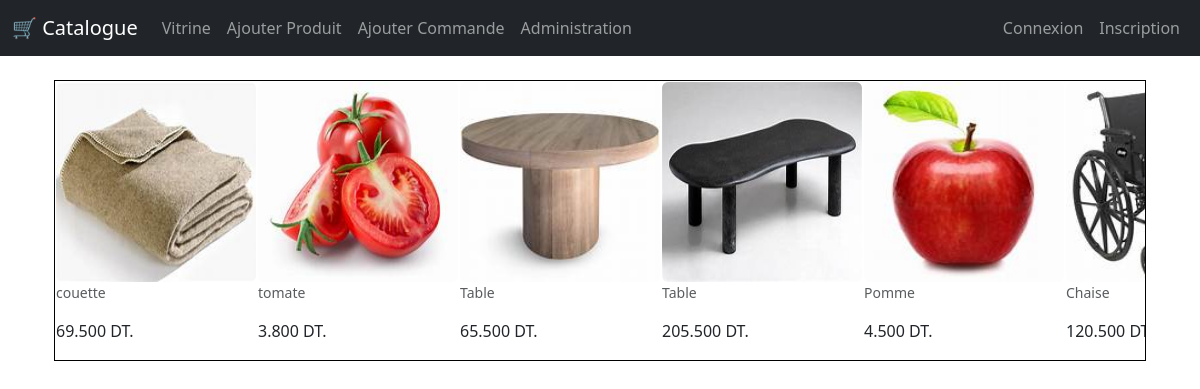
Screenshot of /magasin/vitrine/ with the database file from the repository.
### magasin/models.py (models this page shows, shortened)
class Produit(models.Model):
    TYPE_CHOICES = [
        ('em', 'Emballé'),
        ('fr', 'Frais'),
        ('cs', 'Conserve'),
    ]
    libelle = models.CharField(max_length=100)
    description = models.TextField()
    prix = models.DecimalField(max_digits=10, decimal_places=3)
    typeProduit = models.CharField(max_length=2, choices=TYPE_CHOICES, default='em')
    image=models.ImageField (blank=True )
    Categorie=models.ForeignKey('Categorie',on_delete=models.CASCADE, null=True , blank=True)
    Fournisseur=models.ForeignKey('Fournisseur',on_delete=models.CASCADE, null=True  )

### magasin/views.py (the view)
# urls.py: path('vitrine/', views.vitrine, name='vitrine'),
def vitrine(request):
    produits = Produit.objects.all()
    return render(request, 'magasin/vitrine.html', {'list': produits})

### magasin/templates/magasin/vitrine.html (shortened to what this page needs)
{% extends 'magasin/base.html' %}
 {% load static %}
 {% block content %}
 <form method='POST' class="post-form">
 <div class="container">
 <div style="overflow:scroll; border:#000000 1px solid;">
<table>
       <tr>
 {% for article in list %}
 <td>
      <img src='/media/{{ article.image }}'
 class="rounded float-start"
height="200px"
 width="200px"
      alt="">
     <figcaption class="figure-caption">
{{article.libelle}}
     </figcaption>
     <p> {{article.prix}} DT. </p>
 </td>
 {% endfor %}
         </tr>
     </table>
 </div>
 </form>
</div>
 {% endblock %}

### magasin/templates/magasin/base.html (shortened to what this page needs)
{% load static %}
<!DOCTYPE html>
<html lang="fr">
<head>
    <link rel="stylesheet" type="text/css" media="screen" href="{% static 'css/base.css' %}">
    <link rel="stylesheet" href="https://cdn.jsdelivr.net/npm/bootstrap@5.3.0/dist/css/bootstrap.min.css">
    <link rel="stylesheet" href="https://cdn.jsdelivr.net/npm/bootstrap-icons@1.10.5/font/bootstrap-icons.css">
</head>
<body>
    <nav class="navbar navbar-expand-lg navbar-dark bg-dark">
        <div class="container-fluid">
            <a class="navbar-brand d-flex align-items-center" href="{% url 'acceuil' %}">
                🛒 Catalogue
            </a>
            <div class="collapse navbar-collapse justify-content-between" id="navbarNavDropdown">
                <ul class="navbar-nav">
                    <li class="nav-item">
                        <a class="nav-link" href="{% url 'vitrine' %}">Vitrine</a>
                    </li>
                    <li class="nav-item">
                        <a class="nav-link" href="{% url 'maj_produits' %}">Ajouter Produit</a>
                    </li>
                    <li class="nav-item">
                        <a class="nav-link" href="{% url 'commande' %}">Ajouter Commande</a>
                    </li>
                    <li class="nav-item">
                        <a class="nav-link" href="/admin/">Administration</a>
                    </li>
                </ul>
                <ul class="navbar-nav">
                    {% if user.is_authenticated %}
                        <li class="nav-item">
                            <a class="nav-link disabled">👤 {{ user }}</a>
                        </li>
                        <li class="nav-item">
                            <form method="post" action="{% url 'logout' %}">
                                {% csrf_token %}
                                <button type="submit" class="btn btn-outline-light btn-sm">Déconnexion</button>
                            </form>
                        </li>
                    {% else %}
                        <li class="nav-item">
                            <a class="nav-link" href="{% url 'login' %}">Connexion</a>
                        </li>
                        <li class="nav-item">
                            <a class="nav-link" href="{% url 'register' %}">Inscription</a>
                        </li>
                    {% endif %}
                </ul>
            </div>
        </div>
    </nav>
    <div class="container mt-4">
        {% block content %}{% endblock %}
</body>
</html>

### rows the page displays
Produit: image (picture), libelle "couette", prix "69.500"
Produit: image (picture), libelle "tomate", prix "3.800"
Produit: image (picture), libelle "Table", prix "65.500"
Produit: image (picture), libelle "Table", prix "205.500"
Produit: image (picture), libelle "Pomme", prix "4.500"
Produit: image (picture), libelle "Chaise", prix "120.500"
